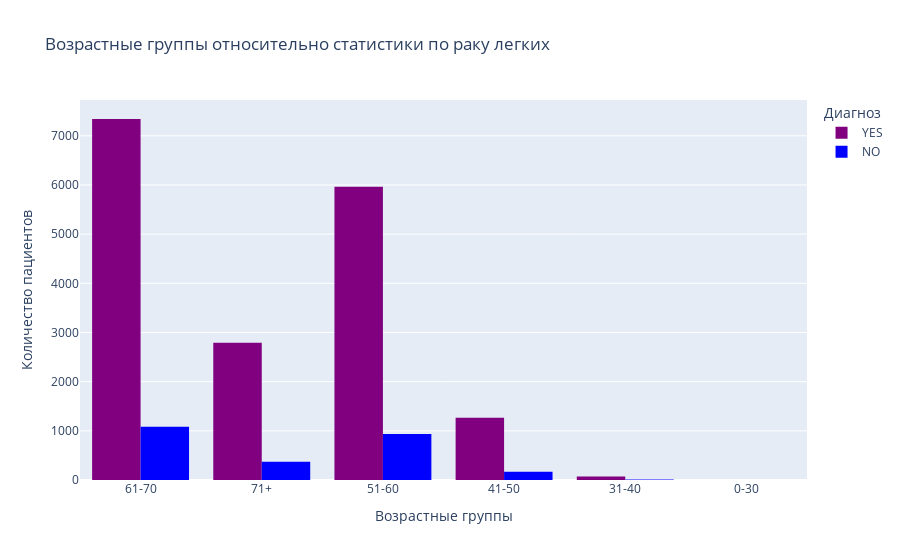

This figure's notebook cell:
### Markdown cell above
График выглядит достаточно нагружено, поэтому сделаем аналогичный, но уже с разделением на возрастные группы 0-30, 31-40, 41-50, 51-60 и 71 и далее.

### Code cell
# Создаем возрастные группы для лучшей визуализации
df_lung['AGE_GROUP'] = pd.cut(df_lung['AGE'], 
                             bins=[0, 30, 40, 50, 60, 70, 100],
                             labels=['0-30', '31-40', '41-50', '51-60', '61-70', '71+'])

fig = px.histogram(df_lung, x='AGE_GROUP', color='LUNG_CANCER',
                   title='Возрастные группы относительно статистики по раку легких',
                   labels={'AGE_GROUP': 'Возрастные группы', 'count': 'Количество пациентов'},
                   color_discrete_map={'YES': 'purple', 'NO': "blue"},
                   barmode='group',
                   text_auto=False)

fig.update_layout(
    xaxis_title='Возрастные группы',
    yaxis_title='Количество пациентов',
    legend_title='Диагноз',
    font=dict(size=12)
)

fig.show()
fig.write_html("plot_lung_cancer.html", include_plotlyjs=True)

### Figure 1 — Plotly figure (JSON) as saved in the notebook; plotly's stock layout.template omitted (floating-point values rounded to 4 significant figures; data arrays with more than 128 entries replaced by an {"elided": "..."} marker saying what was removed)
{"data": [{"alignmentgroup": "True", "bingroup": "x", "hovertemplate": "LUNG_CANCER=YES<br>Возрастные группы=%{x}<br>count=%{y}<extra></extra>", "legendgroup": "YES", "marker": {"color": "purple", "pattern": {"shape": ""}}, "name": "YES", "offsetgroup": "YES", "orientation": "v", "showlegend": true, "type": "histogram", "x": {"elided": "17432 str values"}, "xaxis": "x", "yaxis": "y"}, {"alignmentgroup": "True", "bingroup": "x", "hovertemplate": "LUNG_CANCER=NO<br>Возрастные группы=%{x}<br>count=%{y}<extra></extra>", "legendgroup": "NO", "marker": {"color": "blue", "pattern": {"shape": ""}}, "name": "NO", "offsetgroup": "NO", "orientation": "v", "showlegend": true, "type": "histogram", "x": {"elided": "2568 str values"}, "xaxis": "x", "yaxis": "y"}], "layout": {"barmode": "group", "font": {"size": 12}, "legend": {"title": {"text": "Диагноз"}, "tracegroupgap": 0}, "title": {"text": "Возрастные группы относительно статистики по раку легких"}, "xaxis": {"anchor": "y", "domain": [0, 1], "title": {"text": "Возрастные группы"}}, "yaxis": {"anchor": "x", "domain": [0, 1], "title": {"text": "Количество пациентов"}}}}
